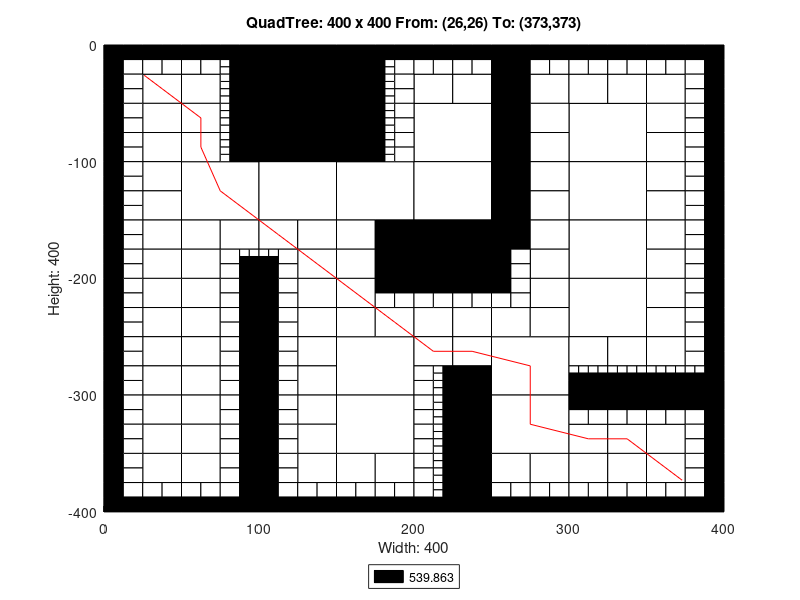

Source code (MATLAB):
axis([0 400 -400 0]);
title('QuadTree: 400 x 400 From: (26,26) To: (373,373)');
xlabel('Width: 400');
ylabel('Height: 400');
rectangle('Position',[100 -50 50 50], 'FaceColor',[0 0 0]);
rectangle('Position',[100 -100 50 50], 'FaceColor',[0 0 0]);
rectangle('Position',[50 -150 50 50], 'FaceColor',[1 1 1]);
rectangle('Position',[100 -150 50 50], 'FaceColor',[1 1 1]);
rectangle('Position',[150 -150 50 50], 'FaceColor',[1 1 1]);
rectangle('Position',[200 -100 50 50], 'FaceColor',[1 1 1]);
rectangle('Position',[300 -100 50 50], 'FaceColor',[1 1 1]);
rectangle('Position',[200 -150 50 50], 'FaceColor',[1 1 1]);
rectangle('Position',[200 -200 50 50], 'FaceColor',[0 0 0]);
rectangle('Position',[300 -150 50 50], 'FaceColor',[1 1 1]);
rectangle('Position',[300 -200 50 50], 'FaceColor',[1 1 1]);
rectangle('Position',[150 -300 50 50], 'FaceColor',[1 1 1]);
rectangle('Position',[150 -350 50 50], 'FaceColor',[1 1 1]);
rectangle('Position',[250 -300 50 50], 'FaceColor',[1 1 1]);
rectangle('Position',[300 -250 50 50], 'FaceColor',[1 1 1]);
rectangle('Position',[250 -350 50 50], 'FaceColor',[1 1 1]);
rectangle('Position',[25 -50 25 25], 'FaceColor',[1 1 1]);
rectangle('Position',[50 -50 25 25], 'FaceColor',[1 1 1]);
rectangle('Position',[25 -75 25 25], 'FaceColor',[1 1 1]);
rectangle('Position',[25 -100 25 25], 'FaceColor',[1 1 1]);
rectangle('Position',[50 -75 25 25], 'FaceColor',[1 1 1]);
rectangle('Position',[50 -100 25 25], 'FaceColor',[1 1 1]);
rectangle('Position',[150 -25 25 25], 'FaceColor',[0 0 0]);
rectangle('Position',[150 -50 25 25], 'FaceColor',[0 0 0]);
rectangle('Position',[150 -75 25 25], 'FaceColor',[0 0 0]);
rectangle('Position',[150 -100 25 25], 'FaceColor',[0 0 0]);
rectangle('Position',[25 -125 25 25], 'FaceColor',[1 1 1]);
rectangle('Position',[25 -150 25 25], 'FaceColor',[1 1 1]);
rectangle('Position',[25 -175 25 25], 'FaceColor',[1 1 1]);
rectangle('Position',[25 -200 25 25], 'FaceColor',[1 1 1]);
rectangle('Position',[50 -175 25 25], 'FaceColor',[1 1 1]);
rectangle('Position',[75 -175 25 25], 'FaceColor',[1 1 1]);
rectangle('Position',[50 -200 25 25], 'FaceColor',[1 1 1]);
rectangle('Position',[100 -175 25 25], 'FaceColor',[1 1 1]);
rectangle('Position',[125 -175 25 25], 'FaceColor',[1 1 1]);
rectangle('Position',[125 -200 25 25], 'FaceColor',[1 1 1]);
rectangle('Position',[150 -175 25 25], 'FaceColor',[1 1 1]);
rectangle('Position',[175 -175 25 25], 'FaceColor',[0 0 0]);
rectangle('Position',[150 -200 25 25], 'FaceColor',[1 1 1]);
rectangle('Position',[175 -200 25 25], 'FaceColor',[0 0 0]);
rectangle('Position',[200 -50 25 25], 'FaceColor',[1 1 1]);
rectangle('Position',[225 -50 25 25], 'FaceColor',[1 1 1]);
rectangle('Position',[250 -25 25 25], 'FaceColor',[0 0 0]);
rectangle('Position',[250 -50 25 25], 'FaceColor',[0 0 0]);
rectangle('Position',[275 -50 25 25], 'FaceColor',[1 1 1]);
rectangle('Position',[250 -75 25 25], 'FaceColor',[0 0 0]);
rectangle('Position',[275 -75 25 25], 'FaceColor',[1 1 1]);
rectangle('Position',[250 -100 25 25], 'FaceColor',[0 0 0]);
rectangle('Position',[275 -100 25 25], 'FaceColor',[1 1 1]);
rectangle('Position',[300 -50 25 25], 'FaceColor',[1 1 1]);
rectangle('Position',[325 -50 25 25], 'FaceColor',[1 1 1]);
rectangle('Position',[350 -50 25 25], 'FaceColor',[1 1 1]);
rectangle('Position',[350 -75 25 25], 'FaceColor',[1 1 1]);
rectangle('Position',[350 -100 25 25], 'FaceColor',[1 1 1]);
rectangle('Position',[250 -125 25 25], 'FaceColor',[0 0 0]);
rectangle('Position',[275 -125 25 25], 'FaceColor',[1 1 1]);
rectangle('Position',[250 -150 25 25], 'FaceColor',[0 0 0]);
rectangle('Position',[275 -150 25 25], 'FaceColor',[1 1 1]);
rectangle('Position',[250 -175 25 25], 'FaceColor',[0 0 0]);
rectangle('Position',[275 -175 25 25], 'FaceColor',[1 1 1]);
rectangle('Position',[275 -200 25 25], 'FaceColor',[1 1 1]);
rectangle('Position',[350 -125 25 25], 'FaceColor',[1 1 1]);
rectangle('Position',[350 -150 25 25], 'FaceColor',[1 1 1]);
rectangle('Position',[350 -175 25 25], 'FaceColor',[1 1 1]);
rectangle('Position',[350 -200 25 25], 'FaceColor',[1 1 1]);
rectangle('Position',[25 -225 25 25], 'FaceColor',[1 1 1]);
rectangle('Position',[25 -250 25 25], 'FaceColor',[1 1 1]);
rectangle('Position',[50 -225 25 25], 'FaceColor',[1 1 1]);
rectangle('Position',[50 -250 25 25], 'FaceColor',[1 1 1]);
rectangle('Position',[25 -275 25 25], 'FaceColor',[1 1 1]);
rectangle('Position',[25 -300 25 25], 'FaceColor',[1 1 1]);
rectangle('Position',[50 -275 25 25], 'FaceColor',[1 1 1]);
rectangle('Position',[50 -300 25 25], 'FaceColor',[1 1 1]);
rectangle('Position',[125 -225 25 25], 'FaceColor',[1 1 1]);
rectangle('Position',[125 -250 25 25], 'FaceColor',[1 1 1]);
rectangle('Position',[150 -225 25 25], 'FaceColor',[1 1 1]);
rectangle('Position',[150 -250 25 25], 'FaceColor',[1 1 1]);
rectangle('Position',[175 -250 25 25], 'FaceColor',[1 1 1]);
rectangle('Position',[125 -275 25 25], 'FaceColor',[1 1 1]);
rectangle('Position',[125 -300 25 25], 'FaceColor',[1 1 1]);
rectangle('Position',[25 -325 25 25], 'FaceColor',[1 1 1]);
rectangle('Position',[25 -350 25 25], 'FaceColor',[1 1 1]);
rectangle('Position',[50 -325 25 25], 'FaceColor',[1 1 1]);
rectangle('Position',[50 -350 25 25], 'FaceColor',[1 1 1]);
rectangle('Position',[25 -375 25 25], 'FaceColor',[1 1 1]);
rectangle('Position',[50 -375 25 25], 'FaceColor',[1 1 1]);
rectangle('Position',[125 -325 25 25], 'FaceColor',[1 1 1]);
rectangle('Position',[125 -350 25 25], 'FaceColor',[1 1 1]);
rectangle('Position',[125 -375 25 25], 'FaceColor',[1 1 1]);
rectangle('Position',[150 -375 25 25], 'FaceColor',[1 1 1]);
rectangle('Position',[175 -375 25 25], 'FaceColor',[1 1 1]);
rectangle('Position',[200 -250 25 25], 'FaceColor',[1 1 1]);
rectangle('Position',[225 -250 25 25], 'FaceColor',[1 1 1]);
rectangle('Position',[275 -225 25 25], 'FaceColor',[1 1 1]);
rectangle('Position',[250 -250 25 25], 'FaceColor',[1 1 1]);
rectangle('Position',[275 -250 25 25], 'FaceColor',[1 1 1]);
rectangle('Position',[200 -275 25 25], 'FaceColor',[1 1 1]);
rectangle('Position',[225 -275 25 25], 'FaceColor',[1 1 1]);
rectangle('Position',[225 -300 25 25], 'FaceColor',[0 0 0]);
rectangle('Position',[350 -225 25 25], 'FaceColor',[1 1 1]);
rectangle('Position',[350 -250 25 25], 'FaceColor',[1 1 1]);
rectangle('Position',[300 -275 25 25], 'FaceColor',[1 1 1]);
rectangle('Position',[325 -275 25 25], 'FaceColor',[1 1 1]);
rectangle('Position',[350 -275 25 25], 'FaceColor',[1 1 1]);
rectangle('Position',[225 -325 25 25], 'FaceColor',[0 0 0]);
rectangle('Position',[225 -350 25 25], 'FaceColor',[0 0 0]);
rectangle('Position',[225 -375 25 25], 'FaceColor',[0 0 0]);
rectangle('Position',[225 -400 25 25], 'FaceColor',[0 0 0]);
rectangle('Position',[250 -375 25 25], 'FaceColor',[1 1 1]);
rectangle('Position',[275 -375 25 25], 'FaceColor',[1 1 1]);
rectangle('Position',[300 -350 25 25], 'FaceColor',[1 1 1]);
rectangle('Position',[325 -350 25 25], 'FaceColor',[1 1 1]);
rectangle('Position',[350 -350 25 25], 'FaceColor',[1 1 1]);
rectangle('Position',[300 -375 25 25], 'FaceColor',[1 1 1]);
rectangle('Position',[325 -375 25 25], 'FaceColor',[1 1 1]);
rectangle('Position',[350 -375 25 25], 'FaceColor',[1 1 1]);
rectangle('Position',[0 -12.5 12.5 12.5], 'FaceColor',[0 0 0]);
rectangle('Position',[12.5 -12.5 12.5 12.5], 'FaceColor',[0 0 0]);
rectangle('Position',[0 -25 12.5 12.5], 'FaceColor',[0 0 0]);
rectangle('Position',[12.5 -25 12.5 12.5], 'FaceColor',[1 1 1]);
rectangle('Position',[25 -12.5 12.5 12.5], 'FaceColor',[0 0 0]);
rectangle('Position',[37.5 -12.5 12.5 12.5], 'FaceColor',[0 0 0]);
rectangle('Position',[25 -25 12.5 12.5], 'FaceColor',[1 1 1]);
rectangle('Position',[37.5 -25 12.5 12.5], 'FaceColor',[1 1 1]);
rectangle('Position',[0 -37.5 12.5 12.5], 'FaceColor',[0 0 0]);
rectangle('Position',[12.5 -37.5 12.5 12.5], 'FaceColor',[1 1 1]);
rectangle('Position',[0 -50 12.5 12.5], 'FaceColor',[0 0 0]);
rectangle('Position',[12.5 -50 12.5 12.5], 'FaceColor',[1 1 1]);
rectangle('Position',[50 -12.5 12.5 12.5], 'FaceColor',[0 0 0]);
rectangle('Position',[62.5 -12.5 12.5 12.5], 'FaceColor',[0 0 0]);
rectangle('Position',[50 -25 12.5 12.5], 'FaceColor',[1 1 1]);
rectangle('Position',[62.5 -25 12.5 12.5], 'FaceColor',[1 1 1]);
rectangle('Position',[75 -12.5 12.5 12.5], 'FaceColor',[0 0 0]);
rectangle('Position',[87.5 -12.5 12.5 12.5], 'FaceColor',[0 0 0]);
rectangle('Position',[87.5 -25 12.5 12.5], 'FaceColor',[0 0 0]);
rectangle('Position',[87.5 -37.5 12.5 12.5], 'FaceColor',[0 0 0]);
rectangle('Position',[87.5 -50 12.5 12.5], 'FaceColor',[0 0 0]);
rectangle('Position',[0 -62.5 12.5 12.5], 'FaceColor',[0 0 0]);
rectangle('Position',[12.5 -62.5 12.5 12.5], 'FaceColor',[1 1 1]);
rectangle('Position',[0 -75 12.5 12.5], 'FaceColor',[0 0 0]);
rectangle('Position',[12.5 -75 12.5 12.5], 'FaceColor',[1 1 1]);
rectangle('Position',[0 -87.5 12.5 12.5], 'FaceColor',[0 0 0]);
rectangle('Position',[12.5 -87.5 12.5 12.5], 'FaceColor',[1 1 1]);
rectangle('Position',[0 -100 12.5 12.5], 'FaceColor',[0 0 0]);
rectangle('Position',[12.5 -100 12.5 12.5], 'FaceColor',[1 1 1]);
rectangle('Position',[87.5 -62.5 12.5 12.5], 'FaceColor',[0 0 0]);
rectangle('Position',[87.5 -75 12.5 12.5], 'FaceColor',[0 0 0]);
rectangle('Position',[87.5 -87.5 12.5 12.5], 'FaceColor',[0 0 0]);
rectangle('Position',[87.5 -100 12.5 12.5], 'FaceColor',[0 0 0]);
rectangle('Position',[175 -12.5 12.5 12.5], 'FaceColor',[0 0 0]);
rectangle('Position',[187.5 -12.5 12.5 12.5], 'FaceColor',[0 0 0]);
rectangle('Position',[187.5 -25 12.5 12.5], 'FaceColor',[1 1 1]);
rectangle('Position',[187.5 -37.5 12.5 12.5], 'FaceColor',[1 1 1]);
rectangle('Position',[187.5 -50 12.5 12.5], 'FaceColor',[1 1 1]);
rectangle('Position',[187.5 -62.5 12.5 12.5], 'FaceColor',[1 1 1]);
rectangle('Position',[187.5 -75 12.5 12.5], 'FaceColor',[1 1 1]);
rectangle('Position',[187.5 -87.5 12.5 12.5], 'FaceColor',[1 1 1]);
rectangle('Position',[187.5 -100 12.5 12.5], 'FaceColor',[1 1 1]);
rectangle('Position',[0 -112.5 12.5 12.5], 'FaceColor',[0 0 0]);
rectangle('Position',[12.5 -112.5 12.5 12.5], 'FaceColor',[1 1 1]);
rectangle('Position',[0 -125 12.5 12.5], 'FaceColor',[0 0 0]);
rectangle('Position',[12.5 -125 12.5 12.5], 'FaceColor',[1 1 1]);
rectangle('Position',[0 -137.5 12.5 12.5], 'FaceColor',[0 0 0]);
rectangle('Position',[12.5 -137.5 12.5 12.5], 'FaceColor',[1 1 1]);
rectangle('Position',[0 -150 12.5 12.5], 'FaceColor',[0 0 0]);
rectangle('Position',[12.5 -150 12.5 12.5], 'FaceColor',[1 1 1]);
rectangle('Position',[0 -162.5 12.5 12.5], 'FaceColor',[0 0 0]);
rectangle('Position',[12.5 -162.5 12.5 12.5], 'FaceColor',[1 1 1]);
rectangle('Position',[0 -175 12.5 12.5], 'FaceColor',[0 0 0]);
rectangle('Position',[12.5 -175 12.5 12.5], 'FaceColor',[1 1 1]);
rectangle('Position',[0 -187.5 12.5 12.5], 'FaceColor',[0 0 0]);
rectangle('Position',[12.5 -187.5 12.5 12.5], 'FaceColor',[1 1 1]);
rectangle('Position',[0 -200 12.5 12.5], 'FaceColor',[0 0 0]);
rectangle('Position',[12.5 -200 12.5 12.5], 'FaceColor',[1 1 1]);
rectangle('Position',[75 -187.5 12.5 12.5], 'FaceColor',[1 1 1]);
rectangle('Position',[75 -200 12.5 12.5], 'FaceColor',[1 1 1]);
rectangle('Position',[87.5 -200 12.5 12.5], 'FaceColor',[0 0 0]);
rectangle('Position',[112.5 -187.5 12.5 12.5], 'FaceColor',[1 1 1]);
rectangle('Position',[100 -200 12.5 12.5], 'FaceColor',[0 0 0]);
rectangle('Position',[112.5 -200 12.5 12.5], 'FaceColor',[1 1 1]);
rectangle('Position',[200 -12.5 12.5 12.5], 'FaceColor',[0 0 0]);
rectangle('Position',[212.5 -12.5 12.5 12.5], 'FaceColor',[0 0 0]);
rectangle('Position',[200 -25 12.5 12.5], 'FaceColor',[1 1 1]);
rectangle('Position',[212.5 -25 12.5 12.5], 'FaceColor',[1 1 1]);
rectangle('Position',[225 -12.5 12.5 12.5], 'FaceColor',[0 0 0]);
rectangle('Position',[237.5 -12.5 12.5 12.5], 'FaceColor',[0 0 0]);
rectangle('Position',[225 -25 12.5 12.5], 'FaceColor',[1 1 1]);
rectangle('Position',[237.5 -25 12.5 12.5], 'FaceColor',[1 1 1]);
rectangle('Position',[275 -12.5 12.5 12.5], 'FaceColor',[0 0 0]);
rectangle('Position',[287.5 -12.5 12.5 12.5], 'FaceColor',[0 0 0]);
rectangle('Position',[275 -25 12.5 12.5], 'FaceColor',[1 1 1]);
rectangle('Position',[287.5 -25 12.5 12.5], 'FaceColor',[1 1 1]);
rectangle('Position',[300 -12.5 12.5 12.5], 'FaceColor',[0 0 0]);
rectangle('Position',[312.5 -12.5 12.5 12.5], 'FaceColor',[0 0 0]);
rectangle('Position',[300 -25 12.5 12.5], 'FaceColor',[1 1 1]);
rectangle('Position',[312.5 -25 12.5 12.5], 'FaceColor',[1 1 1]);
rectangle('Position',[325 -12.5 12.5 12.5], 'FaceColor',[0 0 0]);
rectangle('Position',[337.5 -12.5 12.5 12.5], 'FaceColor',[0 0 0]);
rectangle('Position',[325 -25 12.5 12.5], 'FaceColor',[1 1 1]);
rectangle('Position',[337.5 -25 12.5 12.5], 'FaceColor',[1 1 1]);
rectangle('Position',[350 -12.5 12.5 12.5], 'FaceColor',[0 0 0]);
rectangle('Position',[362.5 -12.5 12.5 12.5], 'FaceColor',[0 0 0]);
rectangle('Position',[350 -25 12.5 12.5], 'FaceColor',[1 1 1]);
rectangle('Position',[362.5 -25 12.5 12.5], 'FaceColor',[1 1 1]);
rectangle('Position',[375 -12.5 12.5 12.5], 'FaceColor',[0 0 0]);
rectangle('Position',[387.5 -12.5 12.5 12.5], 'FaceColor',[0 0 0]);
rectangle('Position',[375 -25 12.5 12.5], 'FaceColor',[1 1 1]);
rectangle('Position',[387.5 -25 12.5 12.5], 'FaceColor',[0 0 0]);
rectangle('Position',[375 -37.5 12.5 12.5], 'FaceColor',[1 1 1]);
rectangle('Position',[387.5 -37.5 12.5 12.5], 'FaceColor',[0 0 0]);
rectangle('Position',[375 -50 12.5 12.5], 'FaceColor',[1 1 1]);
rectangle('Position',[387.5 -50 12.5 12.5], 'FaceColor',[0 0 0]);
rectangle('Position',[375 -62.5 12.5 12.5], 'FaceColor',[1 1 1]);
rectangle('Position',[387.5 -62.5 12.5 12.5], 'FaceColor',[0 0 0]);
rectangle('Position',[375 -75 12.5 12.5], 'FaceColor',[1 1 1]);
rectangle('Position',[387.5 -75 12.5 12.5], 'FaceColor',[0 0 0]);
rectangle('Position',[375 -87.5 12.5 12.5], 'FaceColor',[1 1 1]);
rectangle('Position',[387.5 -87.5 12.5 12.5], 'FaceColor',[0 0 0]);
rectangle('Position',[375 -100 12.5 12.5], 'FaceColor',[1 1 1]);
rectangle('Position',[387.5 -100 12.5 12.5], 'FaceColor',[0 0 0]);
rectangle('Position',[250 -187.5 12.5 12.5], 'FaceColor',[0 0 0]);
rectangle('Position',[262.5 -187.5 12.5 12.5], 'FaceColor',[1 1 1]);
rectangle('Position',[250 -200 12.5 12.5], 'FaceColor',[0 0 0]);
rectangle('Position',[262.5 -200 12.5 12.5], 'FaceColor',[1 1 1]);
rectangle('Position',[375 -112.5 12.5 12.5], 'FaceColor',[1 1 1]);
rectangle('Position',[387.5 -112.5 12.5 12.5], 'FaceColor',[0 0 0]);
rectangle('Position',[375 -125 12.5 12.5], 'FaceColor',[1 1 1]);
rectangle('Position',[387.5 -125 12.5 12.5], 'FaceColor',[0 0 0]);
rectangle('Position',[375 -137.5 12.5 12.5], 'FaceColor',[1 1 1]);
rectangle('Position',[387.5 -137.5 12.5 12.5], 'FaceColor',[0 0 0]);
rectangle('Position',[375 -150 12.5 12.5], 'FaceColor',[1 1 1]);
rectangle('Position',[387.5 -150 12.5 12.5], 'FaceColor',[0 0 0]);
rectangle('Position',[375 -162.5 12.5 12.5], 'FaceColor',[1 1 1]);
rectangle('Position',[387.5 -162.5 12.5 12.5], 'FaceColor',[0 0 0]);
rectangle('Position',[375 -175 12.5 12.5], 'FaceColor',[1 1 1]);
rectangle('Position',[387.5 -175 12.5 12.5], 'FaceColor',[0 0 0]);
rectangle('Position',[375 -187.5 12.5 12.5], 'FaceColor',[1 1 1]);
rectangle('Position',[387.5 -187.5 12.5 12.5], 'FaceColor',[0 0 0]);
rectangle('Position',[375 -200 12.5 12.5], 'FaceColor',[1 1 1]);
rectangle('Position',[387.5 -200 12.5 12.5], 'FaceColor',[0 0 0]);
rectangle('Position',[0 -212.5 12.5 12.5], 'FaceColor',[0 0 0]);
rectangle('Position',[12.5 -212.5 12.5 12.5], 'FaceColor',[1 1 1]);
rectangle('Position',[0 -225 12.5 12.5], 'FaceColor',[0 0 0]);
rectangle('Position',[12.5 -225 12.5 12.5], 'FaceColor',[1 1 1]);
rectangle('Position',[0 -237.5 12.5 12.5], 'FaceColor',[0 0 0]);
rectangle('Position',[12.5 -237.5 12.5 12.5], 'FaceColor',[1 1 1]);
rectangle('Position',[0 -250 12.5 12.5], 'FaceColor',[0 0 0]);
rectangle('Position',[12.5 -250 12.5 12.5], 'FaceColor',[1 1 1]);
rectangle('Position',[75 -212.5 12.5 12.5], 'FaceColor',[1 1 1]);
rectangle('Position',[87.5 -212.5 12.5 12.5], 'FaceColor',[0 0 0]);
rectangle('Position',[75 -225 12.5 12.5], 'FaceColor',[1 1 1]);
rectangle('Position',[87.5 -225 12.5 12.5], 'FaceColor',[0 0 0]);
rectangle('Position',[75 -237.5 12.5 12.5], 'FaceColor',[1 1 1]);
rectangle('Position',[87.5 -237.5 12.5 12.5], 'FaceColor',[0 0 0]);
rectangle('Position',[75 -250 12.5 12.5], 'FaceColor',[1 1 1]);
rectangle('Position',[87.5 -250 12.5 12.5], 'FaceColor',[0 0 0]);
rectangle('Position',[0 -262.5 12.5 12.5], 'FaceColor',[0 0 0]);
rectangle('Position',[12.5 -262.5 12.5 12.5], 'FaceColor',[1 1 1]);
rectangle('Position',[0 -275 12.5 12.5], 'FaceColor',[0 0 0]);
rectangle('Position',[12.5 -275 12.5 12.5], 'FaceColor',[1 1 1]);
rectangle('Position',[0 -287.5 12.5 12.5], 'FaceColor',[0 0 0]);
rectangle('Position',[12.5 -287.5 12.5 12.5], 'FaceColor',[1 1 1]);
rectangle('Position',[0 -300 12.5 12.5], 'FaceColor',[0 0 0]);
rectangle('Position',[12.5 -300 12.5 12.5], 'FaceColor',[1 1 1]);
rectangle('Position',[75 -262.5 12.5 12.5], 'FaceColor',[1 1 1]);
rectangle('Position',[87.5 -262.5 12.5 12.5], 'FaceColor',[0 0 0]);
rectangle('Position',[75 -275 12.5 12.5], 'FaceColor',[1 1 1]);
rectangle('Position',[87.5 -275 12.5 12.5], 'FaceColor',[0 0 0]);
rectangle('Position',[75 -287.5 12.5 12.5], 'FaceColor',[1 1 1]);
rectangle('Position',[87.5 -287.5 12.5 12.5], 'FaceColor',[0 0 0]);
rectangle('Position',[75 -300 12.5 12.5], 'FaceColor',[1 1 1]);
rectangle('Position',[87.5 -300 12.5 12.5], 'FaceColor',[0 0 0]);
rectangle('Position',[100 -212.5 12.5 12.5], 'FaceColor',[0 0 0]);
rectangle('Position',[112.5 -212.5 12.5 12.5], 'FaceColor',[1 1 1]);
rectangle('Position',[100 -225 12.5 12.5], 'FaceColor',[0 0 0]);
rectangle('Position',[112.5 -225 12.5 12.5], 'FaceColor',[1 1 1]);
rectangle('Position',[100 -237.5 12.5 12.5], 'FaceColor',[0 0 0]);
rectangle('Position',[112.5 -237.5 12.5 12.5], 'FaceColor',[1 1 1]);
rectangle('Position',[100 -250 12.5 12.5], 'FaceColor',[0 0 0]);
rectangle('Position',[112.5 -250 12.5 12.5], 'FaceColor',[1 1 1]);
rectangle('Position',[175 -212.5 12.5 12.5], 'FaceColor',[0 0 0]);
rectangle('Position',[187.5 -212.5 12.5 12.5], 'FaceColor',[0 0 0]);
rectangle('Position',[175 -225 12.5 12.5], 'FaceColor',[1 1 1]);
rectangle('Position',[187.5 -225 12.5 12.5], 'FaceColor',[1 1 1]);
rectangle('Position',[100 -262.5 12.5 12.5], 'FaceColor',[0 0 0]);
rectangle('Position',[112.5 -262.5 12.5 12.5], 'FaceColor',[1 1 1]);
rectangle('Position',[100 -275 12.5 12.5], 'FaceColor',[0 0 0]);
rectangle('Position',[112.5 -275 12.5 12.5], 'FaceColor',[1 1 1]);
rectangle('Position',[100 -287.5 12.5 12.5], 'FaceColor',[0 0 0]);
rectangle('Position',[112.5 -287.5 12.5 12.5], 'FaceColor',[1 1 1]);
rectangle('Position',[100 -300 12.5 12.5], 'FaceColor',[0 0 0]);
rectangle('Position',[112.5 -300 12.5 12.5], 'FaceColor',[1 1 1]);
rectangle('Position',[0 -312.5 12.5 12.5], 'FaceColor',[0 0 0]);
rectangle('Position',[12.5 -312.5 12.5 12.5], 'FaceColor',[1 1 1]);
rectangle('Position',[0 -325 12.5 12.5], 'FaceColor',[0 0 0]);
rectangle('Position',[12.5 -325 12.5 12.5], 'FaceColor',[1 1 1]);
rectangle('Position',[0 -337.5 12.5 12.5], 'FaceColor',[0 0 0]);
rectangle('Position',[12.5 -337.5 12.5 12.5], 'FaceColor',[1 1 1]);
rectangle('Position',[0 -350 12.5 12.5], 'FaceColor',[0 0 0]);
rectangle('Position',[12.5 -350 12.5 12.5], 'FaceColor',[1 1 1]);
rectangle('Position',[75 -312.5 12.5 12.5], 'FaceColor',[1 1 1]);
rectangle('Position',[87.5 -312.5 12.5 12.5], 'FaceColor',[0 0 0]);
rectangle('Position',[75 -325 12.5 12.5], 'FaceColor',[1 1 1]);
rectangle('Position',[87.5 -325 12.5 12.5], 'FaceColor',[0 0 0]);
rectangle('Position',[75 -337.5 12.5 12.5], 'FaceColor',[1 1 1]);
rectangle('Position',[87.5 -337.5 12.5 12.5], 'FaceColor',[0 0 0]);
rectangle('Position',[75 -350 12.5 12.5], 'FaceColor',[1 1 1]);
rectangle('Position',[87.5 -350 12.5 12.5], 'FaceColor',[0 0 0]);
rectangle('Position',[0 -362.5 12.5 12.5], 'FaceColor',[0 0 0]);
rectangle('Position',[12.5 -362.5 12.5 12.5], 'FaceColor',[1 1 1]);
rectangle('Position',[0 -375 12.5 12.5], 'FaceColor',[0 0 0]);
rectangle('Position',[12.5 -375 12.5 12.5], 'FaceColor',[1 1 1]);
rectangle('Position',[0 -387.5 12.5 12.5], 'FaceColor',[0 0 0]);
rectangle('Position',[12.5 -387.5 12.5 12.5], 'FaceColor',[1 1 1]);
rectangle('Position',[0 -400 12.5 12.5], 'FaceColor',[0 0 0]);
rectangle('Position',[12.5 -400 12.5 12.5], 'FaceColor',[0 0 0]);
rectangle('Position',[25 -387.5 12.5 12.5], 'FaceColor',[1 1 1]);
rectangle('Position',[37.5 -387.5 12.5 12.5], 'FaceColor',[1 1 1]);
rectangle('Position',[25 -400 12.5 12.5], 'FaceColor',[0 0 0]);
rectangle('Position',[37.5 -400 12.5 12.5], 'FaceColor',[0 0 0]);
rectangle('Position',[75 -362.5 12.5 12.5], 'FaceColor',[1 1 1]);
rectangle('Position',[87.5 -362.5 12.5 12.5], 'FaceColor',[0 0 0]);
rectangle('Position',[75 -375 12.5 12.5], 'FaceColor',[1 1 1]);
rectangle('Position',[87.5 -375 12.5 12.5], 'FaceColor',[0 0 0]);
rectangle('Position',[50 -387.5 12.5 12.5], 'FaceColor',[1 1 1]);
rectangle('Position',[62.5 -387.5 12.5 12.5], 'FaceColor',[1 1 1]);
rectangle('Position',[50 -400 12.5 12.5], 'FaceColor',[0 0 0]);
rectangle('Position',[62.5 -400 12.5 12.5], 'FaceColor',[0 0 0]);
rectangle('Position',[75 -387.5 12.5 12.5], 'FaceColor',[1 1 1]);
rectangle('Position',[87.5 -387.5 12.5 12.5], 'FaceColor',[0 0 0]);
rectangle('Position',[75 -400 12.5 12.5], 'FaceColor',[0 0 0]);
rectangle('Position',[87.5 -400 12.5 12.5], 'FaceColor',[0 0 0]);
rectangle('Position',[100 -312.5 12.5 12.5], 'FaceColor',[0 0 0]);
rectangle('Position',[112.5 -312.5 12.5 12.5], 'FaceColor',[1 1 1]);
rectangle('Position',[100 -325 12.5 12.5], 'FaceColor',[0 0 0]);
rectangle('Position',[112.5 -325 12.5 12.5], 'FaceColor',[1 1 1]);
rectangle('Position',[100 -337.5 12.5 12.5], 'FaceColor',[0 0 0]);
rectangle('Position',[112.5 -337.5 12.5 12.5], 'FaceColor',[1 1 1]);
rectangle('Position',[100 -350 12.5 12.5], 'FaceColor',[0 0 0]);
rectangle('Position',[112.5 -350 12.5 12.5], 'FaceColor',[1 1 1]);
rectangle('Position',[100 -362.5 12.5 12.5], 'FaceColor',[0 0 0]);
rectangle('Position',[112.5 -362.5 12.5 12.5], 'FaceColor',[1 1 1]);
rectangle('Position',[100 -375 12.5 12.5], 'FaceColor',[0 0 0]);
rectangle('Position',[112.5 -375 12.5 12.5], 'FaceColor',[1 1 1]);
rectangle('Position',[100 -387.5 12.5 12.5], 'FaceColor',[0 0 0]);
rectangle('Position',[112.5 -387.5 12.5 12.5], 'FaceColor',[1 1 1]);
rectangle('Position',[100 -400 12.5 12.5], 'FaceColor',[0 0 0]);
rectangle('Position',[112.5 -400 12.5 12.5], 'FaceColor',[0 0 0]);
rectangle('Position',[125 -387.5 12.5 12.5], 'FaceColor',[1 1 1]);
rectangle('Position',[137.5 -387.5 12.5 12.5], 'FaceColor',[1 1 1]);
rectangle('Position',[125 -400 12.5 12.5], 'FaceColor',[0 0 0]);
rectangle('Position',[137.5 -400 12.5 12.5], 'FaceColor',[0 0 0]);
rectangle('Position',[150 -387.5 12.5 12.5], 'FaceColor',[1 1 1]);
rectangle('Position',[162.5 -387.5 12.5 12.5], 'FaceColor',[1 1 1]);
rectangle('Position',[150 -400 12.5 12.5], 'FaceColor',[0 0 0]);
rectangle('Position',[162.5 -400 12.5 12.5], 'FaceColor',[0 0 0]);
rectangle('Position',[175 -387.5 12.5 12.5], 'FaceColor',[1 1 1]);
rectangle('Position',[187.5 -387.5 12.5 12.5], 'FaceColor',[1 1 1]);
rectangle('Position',[175 -400 12.5 12.5], 'FaceColor',[0 0 0]);
rectangle('Position',[187.5 -400 12.5 12.5], 'FaceColor',[0 0 0]);
rectangle('Position',[200 -212.5 12.5 12.5], 'FaceColor',[0 0 0]);
rectangle('Position',[212.5 -212.5 12.5 12.5], 'FaceColor',[0 0 0]);
rectangle('Position',[200 -225 12.5 12.5], 'FaceColor',[1 1 1]);
rectangle('Position',[212.5 -225 12.5 12.5], 'FaceColor',[1 1 1]);
rectangle('Position',[225 -212.5 12.5 12.5], 'FaceColor',[0 0 0]);
rectangle('Position',[237.5 -212.5 12.5 12.5], 'FaceColor',[0 0 0]);
rectangle('Position',[225 -225 12.5 12.5], 'FaceColor',[1 1 1]);
rectangle('Position',[237.5 -225 12.5 12.5], 'FaceColor',[1 1 1]);
rectangle('Position',[250 -212.5 12.5 12.5], 'FaceColor',[0 0 0]);
rectangle('Position',[262.5 -212.5 12.5 12.5], 'FaceColor',[1 1 1]);
rectangle('Position',[250 -225 12.5 12.5], 'FaceColor',[1 1 1]);
rectangle('Position',[262.5 -225 12.5 12.5], 'FaceColor',[1 1 1]);
rectangle('Position',[200 -287.5 12.5 12.5], 'FaceColor',[1 1 1]);
rectangle('Position',[200 -300 12.5 12.5], 'FaceColor',[1 1 1]);
rectangle('Position',[375 -212.5 12.5 12.5], 'FaceColor',[1 1 1]);
rectangle('Position',[387.5 -212.5 12.5 12.5], 'FaceColor',[0 0 0]);
rectangle('Position',[375 -225 12.5 12.5], 'FaceColor',[1 1 1]);
rectangle('Position',[387.5 -225 12.5 12.5], 'FaceColor',[0 0 0]);
rectangle('Position',[375 -237.5 12.5 12.5], 'FaceColor',[1 1 1]);
rectangle('Position',[387.5 -237.5 12.5 12.5], 'FaceColor',[0 0 0]);
rectangle('Position',[375 -250 12.5 12.5], 'FaceColor',[1 1 1]);
rectangle('Position',[387.5 -250 12.5 12.5], 'FaceColor',[0 0 0]);
rectangle('Position',[300 -300 12.5 12.5], 'FaceColor',[0 0 0]);
rectangle('Position',[312.5 -300 12.5 12.5], 'FaceColor',[0 0 0]);
rectangle('Position',[325 -300 12.5 12.5], 'FaceColor',[0 0 0]);
rectangle('Position',[337.5 -300 12.5 12.5], 'FaceColor',[0 0 0]);
rectangle('Position',[375 -262.5 12.5 12.5], 'FaceColor',[1 1 1]);
rectangle('Position',[387.5 -262.5 12.5 12.5], 'FaceColor',[0 0 0]);
rectangle('Position',[375 -275 12.5 12.5], 'FaceColor',[1 1 1]);
rectangle('Position',[387.5 -275 12.5 12.5], 'FaceColor',[0 0 0]);
rectangle('Position',[350 -300 12.5 12.5], 'FaceColor',[0 0 0]);
rectangle('Position',[362.5 -300 12.5 12.5], 'FaceColor',[0 0 0]);
rectangle('Position',[387.5 -287.5 12.5 12.5], 'FaceColor',[0 0 0]);
rectangle('Position',[375 -300 12.5 12.5], 'FaceColor',[0 0 0]);
rectangle('Position',[387.5 -300 12.5 12.5], 'FaceColor',[0 0 0]);
rectangle('Position',[200 -312.5 12.5 12.5], 'FaceColor',[1 1 1]);
rectangle('Position',[200 -325 12.5 12.5], 'FaceColor',[1 1 1]);
rectangle('Position',[200 -337.5 12.5 12.5], 'FaceColor',[1 1 1]);
rectangle('Position',[200 -350 12.5 12.5], 'FaceColor',[1 1 1]);
rectangle('Position',[200 -362.5 12.5 12.5], 'FaceColor',[1 1 1]);
rectangle('Position',[200 -375 12.5 12.5], 'FaceColor',[1 1 1]);
rectangle('Position',[200 -387.5 12.5 12.5], 'FaceColor',[1 1 1]);
rectangle('Position',[200 -400 12.5 12.5], 'FaceColor',[0 0 0]);
rectangle('Position',[212.5 -400 12.5 12.5], 'FaceColor',[0 0 0]);
rectangle('Position',[250 -387.5 12.5 12.5], 'FaceColor',[1 1 1]);
rectangle('Position',[262.5 -387.5 12.5 12.5], 'FaceColor',[1 1 1]);
rectangle('Position',[250 -400 12.5 12.5], 'FaceColor',[0 0 0]);
rectangle('Position',[262.5 -400 12.5 12.5], 'FaceColor',[0 0 0]);
rectangle('Position',[275 -387.5 12.5 12.5], 'FaceColor',[1 1 1]);
rectangle('Position',[287.5 -387.5 12.5 12.5], 'FaceColor',[1 1 1]);
rectangle('Position',[275 -400 12.5 12.5], 'FaceColor',[0 0 0]);
rectangle('Position',[287.5 -400 12.5 12.5], 'FaceColor',[0 0 0]);
rectangle('Position',[300 -312.5 12.5 12.5], 'FaceColor',[0 0 0]);
rectangle('Position',[312.5 -312.5 12.5 12.5], 'FaceColor',[0 0 0]);
rectangle('Position',[300 -325 12.5 12.5], 'FaceColor',[1 1 1]);
rectangle('Position',[312.5 -325 12.5 12.5], 'FaceColor',[1 1 1]);
rectangle('Position',[325 -312.5 12.5 12.5], 'FaceColor',[0 0 0]);
rectangle('Position',[337.5 -312.5 12.5 12.5], 'FaceColor',[0 0 0]);
rectangle('Position',[325 -325 12.5 12.5], 'FaceColor',[1 1 1]);
rectangle('Position',[337.5 -325 12.5 12.5], 'FaceColor',[1 1 1]);
rectangle('Position',[350 -312.5 12.5 12.5], 'FaceColor',[0 0 0]);
rectangle('Position',[362.5 -312.5 12.5 12.5], 'FaceColor',[0 0 0]);
rectangle('Position',[350 -325 12.5 12.5], 'FaceColor',[1 1 1]);
rectangle('Position',[362.5 -325 12.5 12.5], 'FaceColor',[1 1 1]);
rectangle('Position',[375 -312.5 12.5 12.5], 'FaceColor',[0 0 0]);
rectangle('Position',[387.5 -312.5 12.5 12.5], 'FaceColor',[0 0 0]);
rectangle('Position',[375 -325 12.5 12.5], 'FaceColor',[1 1 1]);
rectangle('Position',[387.5 -325 12.5 12.5], 'FaceColor',[0 0 0]);
rectangle('Position',[375 -337.5 12.5 12.5], 'FaceColor',[1 1 1]);
rectangle('Position',[387.5 -337.5 12.5 12.5], 'FaceColor',[0 0 0]);
rectangle('Position',[375 -350 12.5 12.5], 'FaceColor',[1 1 1]);
rectangle('Position',[387.5 -350 12.5 12.5], 'FaceColor',[0 0 0]);
rectangle('Position',[300 -387.5 12.5 12.5], 'FaceColor',[1 1 1]);
rectangle('Position',[312.5 -387.5 12.5 12.5], 'FaceColor',[1 1 1]);
rectangle('Position',[300 -400 12.5 12.5], 'FaceColor',[0 0 0]);
rectangle('Position',[312.5 -400 12.5 12.5], 'FaceColor',[0 0 0]);
rectangle('Position',[325 -387.5 12.5 12.5], 'FaceColor',[1 1 1]);
rectangle('Position',[337.5 -387.5 12.5 12.5], 'FaceColor',[1 1 1]);
rectangle('Position',[325 -400 12.5 12.5], 'FaceColor',[0 0 0]);
rectangle('Position',[337.5 -400 12.5 12.5], 'FaceColor',[0 0 0]);
rectangle('Position',[375 -362.5 12.5 12.5], 'FaceColor',[1 1 1]);
rectangle('Position',[387.5 -362.5 12.5 12.5], 'FaceColor',[0 0 0]);
rectangle('Position',[375 -375 12.5 12.5], 'FaceColor',[1 1 1]);
rectangle('Position',[387.5 -375 12.5 12.5], 'FaceColor',[0 0 0]);
rectangle('Position',[350 -387.5 12.5 12.5], 'FaceColor',[1 1 1]);
rectangle('Position',[362.5 -387.5 12.5 12.5], 'FaceColor',[1 1 1]);
rectangle('Position',[350 -400 12.5 12.5], 'FaceColor',[0 0 0]);
rectangle('Position',[362.5 -400 12.5 12.5], 'FaceColor',[0 0 0]);
rectangle('Position',[375 -387.5 12.5 12.5], 'FaceColor',[1 1 1]);
rectangle('Position',[387.5 -387.5 12.5 12.5], 'FaceColor',[0 0 0]);
rectangle('Position',[375 -400 12.5 12.5], 'FaceColor',[0 0 0]);
rectangle('Position',[387.5 -400 12.5 12.5], 'FaceColor',[0 0 0]);
rectangle('Position',[75 -18.75 6.25 6.25], 'FaceColor',[1 1 1]);
rectangle('Position',[81.25 -18.75 6.25 6.25], 'FaceColor',[0 0 0]);
rectangle('Position',[75 -25 6.25 6.25], 'FaceColor',[1 1 1]);
rectangle('Position',[81.25 -25 6.25 6.25], 'FaceColor',[0 0 0]);
rectangle('Position',[75 -31.25 6.25 6.25], 'FaceColor',[1 1 1]);
rectangle('Position',[81.25 -31.25 6.25 6.25], 'FaceColor',[0 0 0]);
rectangle('Position',[75 -37.5 6.25 6.25], 'FaceColor',[1 1 1]);
rectangle('Position',[81.25 -37.5 6.25 6.25], 'FaceColor',[0 0 0]);
rectangle('Position',[75 -43.75 6.25 6.25], 'FaceColor',[1 1 1]);
rectangle('Position',[81.25 -43.75 6.25 6.25], 'FaceColor',[0 0 0]);
rectangle('Position',[75 -50 6.25 6.25], 'FaceColor',[1 1 1]);
rectangle('Position',[81.25 -50 6.25 6.25], 'FaceColor',[0 0 0]);
rectangle('Position',[75 -56.25 6.25 6.25], 'FaceColor',[1 1 1]);
rectangle('Position',[81.25 -56.25 6.25 6.25], 'FaceColor',[0 0 0]);
rectangle('Position',[75 -62.5 6.25 6.25], 'FaceColor',[1 1 1]);
rectangle('Position',[81.25 -62.5 6.25 6.25], 'FaceColor',[0 0 0]);
rectangle('Position',[75 -68.75 6.25 6.25], 'FaceColor',[1 1 1]);
rectangle('Position',[81.25 -68.75 6.25 6.25], 'FaceColor',[0 0 0]);
rectangle('Position',[75 -75 6.25 6.25], 'FaceColor',[1 1 1]);
rectangle('Position',[81.25 -75 6.25 6.25], 'FaceColor',[0 0 0]);
rectangle('Position',[75 -81.25 6.25 6.25], 'FaceColor',[1 1 1]);
rectangle('Position',[81.25 -81.25 6.25 6.25], 'FaceColor',[0 0 0]);
rectangle('Position',[75 -87.5 6.25 6.25], 'FaceColor',[1 1 1]);
rectangle('Position',[81.25 -87.5 6.25 6.25], 'FaceColor',[0 0 0]);
rectangle('Position',[75 -93.75 6.25 6.25], 'FaceColor',[1 1 1]);
rectangle('Position',[81.25 -93.75 6.25 6.25], 'FaceColor',[0 0 0]);
rectangle('Position',[75 -100 6.25 6.25], 'FaceColor',[1 1 1]);
rectangle('Position',[81.25 -100 6.25 6.25], 'FaceColor',[0 0 0]);
rectangle('Position',[175 -18.75 6.25 6.25], 'FaceColor',[0 0 0]);
rectangle('Position',[181.25 -18.75 6.25 6.25], 'FaceColor',[1 1 1]);
rectangle('Position',[175 -25 6.25 6.25], 'FaceColor',[0 0 0]);
rectangle('Position',[181.25 -25 6.25 6.25], 'FaceColor',[1 1 1]);
rectangle('Position',[175 -31.25 6.25 6.25], 'FaceColor',[0 0 0]);
rectangle('Position',[181.25 -31.25 6.25 6.25], 'FaceColor',[1 1 1]);
rectangle('Position',[175 -37.5 6.25 6.25], 'FaceColor',[0 0 0]);
rectangle('Position',[181.25 -37.5 6.25 6.25], 'FaceColor',[1 1 1]);
rectangle('Position',[175 -43.75 6.25 6.25], 'FaceColor',[0 0 0]);
rectangle('Position',[181.25 -43.75 6.25 6.25], 'FaceColor',[1 1 1]);
rectangle('Position',[175 -50 6.25 6.25], 'FaceColor',[0 0 0]);
rectangle('Position',[181.25 -50 6.25 6.25], 'FaceColor',[1 1 1]);
rectangle('Position',[175 -56.25 6.25 6.25], 'FaceColor',[0 0 0]);
rectangle('Position',[181.25 -56.25 6.25 6.25], 'FaceColor',[1 1 1]);
rectangle('Position',[175 -62.5 6.25 6.25], 'FaceColor',[0 0 0]);
rectangle('Position',[181.25 -62.5 6.25 6.25], 'FaceColor',[1 1 1]);
rectangle('Position',[175 -68.75 6.25 6.25], 'FaceColor',[0 0 0]);
rectangle('Position',[181.25 -68.75 6.25 6.25], 'FaceColor',[1 1 1]);
rectangle('Position',[175 -75 6.25 6.25], 'FaceColor',[0 0 0]);
rectangle('Position',[181.25 -75 6.25 6.25], 'FaceColor',[1 1 1]);
rectangle('Position',[175 -81.25 6.25 6.25], 'FaceColor',[0 0 0]);
rectangle('Position',[181.25 -81.25 6.25 6.25], 'FaceColor',[1 1 1]);
rectangle('Position',[175 -87.5 6.25 6.25], 'FaceColor',[0 0 0]);
rectangle('Position',[181.25 -87.5 6.25 6.25], 'FaceColor',[1 1 1]);
rectangle('Position',[175 -93.75 6.25 6.25], 'FaceColor',[0 0 0]);
rectangle('Position',[181.25 -93.75 6.25 6.25], 'FaceColor',[1 1 1]);
rectangle('Position',[175 -100 6.25 6.25], 'FaceColor',[0 0 0]);
rectangle('Position',[181.25 -100 6.25 6.25], 'FaceColor',[1 1 1]);
rectangle('Position',[87.5 -181.25 6.25 6.25], 'FaceColor',[1 1 1]);
rectangle('Position',[93.75 -181.25 6.25 6.25], 'FaceColor',[1 1 1]);
rectangle('Position',[87.5 -187.5 6.25 6.25], 'FaceColor',[0 0 0]);
rectangle('Position',[93.75 -187.5 6.25 6.25], 'FaceColor',[0 0 0]);
rectangle('Position',[100 -181.25 6.25 6.25], 'FaceColor',[1 1 1]);
rectangle('Position',[106.25 -181.25 6.25 6.25], 'FaceColor',[1 1 1]);
rectangle('Position',[100 -187.5 6.25 6.25], 'FaceColor',[0 0 0]);
rectangle('Position',[106.25 -187.5 6.25 6.25], 'FaceColor',[0 0 0]);
rectangle('Position',[212.5 -281.25 6.25 6.25], 'FaceColor',[1 1 1]);
rectangle('Position',[218.75 -281.25 6.25 6.25], 'FaceColor',[0 0 0]);
rectangle('Position',[212.5 -287.5 6.25 6.25], 'FaceColor',[1 1 1]);
rectangle('Position',[218.75 -287.5 6.25 6.25], 'FaceColor',[0 0 0]);
rectangle('Position',[212.5 -293.75 6.25 6.25], 'FaceColor',[1 1 1]);
rectangle('Position',[218.75 -293.75 6.25 6.25], 'FaceColor',[0 0 0]);
rectangle('Position',[212.5 -300 6.25 6.25], 'FaceColor',[1 1 1]);
rectangle('Position',[218.75 -300 6.25 6.25], 'FaceColor',[0 0 0]);
rectangle('Position',[300 -281.25 6.25 6.25], 'FaceColor',[1 1 1]);
rectangle('Position',[306.25 -281.25 6.25 6.25], 'FaceColor',[1 1 1]);
rectangle('Position',[300 -287.5 6.25 6.25], 'FaceColor',[0 0 0]);
rectangle('Position',[306.25 -287.5 6.25 6.25], 'FaceColor',[0 0 0]);
rectangle('Position',[312.5 -281.25 6.25 6.25], 'FaceColor',[1 1 1]);
rectangle('Position',[318.75 -281.25 6.25 6.25], 'FaceColor',[1 1 1]);
rectangle('Position',[312.5 -287.5 6.25 6.25], 'FaceColor',[0 0 0]);
rectangle('Position',[318.75 -287.5 6.25 6.25], 'FaceColor',[0 0 0]);
rectangle('Position',[325 -281.25 6.25 6.25], 'FaceColor',[1 1 1]);
rectangle('Position',[331.25 -281.25 6.25 6.25], 'FaceColor',[1 1 1]);
rectangle('Position',[325 -287.5 6.25 6.25], 'FaceColor',[0 0 0]);
rectangle('Position',[331.25 -287.5 6.25 6.25], 'FaceColor',[0 0 0]);
rectangle('Position',[337.5 -281.25 6.25 6.25], 'FaceColor',[1 1 1]);
rectangle('Position',[343.75 -281.25 6.25 6.25], 'FaceColor',[1 1 1]);
rectangle('Position',[337.5 -287.5 6.25 6.25], 'FaceColor',[0 0 0]);
rectangle('Position',[343.75 -287.5 6.25 6.25], 'FaceColor',[0 0 0]);
rectangle('Position',[350 -281.25 6.25 6.25], 'FaceColor',[1 1 1]);
rectangle('Position',[356.25 -281.25 6.25 6.25], 'FaceColor',[1 1 1]);
rectangle('Position',[350 -287.5 6.25 6.25], 'FaceColor',[0 0 0]);
rectangle('Position',[356.25 -287.5 6.25 6.25], 'FaceColor',[0 0 0]);
rectangle('Position',[362.5 -281.25 6.25 6.25], 'FaceColor',[1 1 1]);
rectangle('Position',[368.75 -281.25 6.25 6.25], 'FaceColor',[1 1 1]);
rectangle('Position',[362.5 -287.5 6.25 6.25], 'FaceColor',[0 0 0]);
rectangle('Position',[368.75 -287.5 6.25 6.25], 'FaceColor',[0 0 0]);
rectangle('Position',[375 -281.25 6.25 6.25], 'FaceColor',[1 1 1]);
rectangle('Position',[381.25 -281.25 6.25 6.25], 'FaceColor',[1 1 1]);
rectangle('Position',[375 -287.5 6.25 6.25], 'FaceColor',[0 0 0]);
rectangle('Position',[381.25 -287.5 6.25 6.25], 'FaceColor',[0 0 0]);
rectangle('Position',[212.5 -306.25 6.25 6.25], 'FaceColor',[1 1 1]);
rectangle('Position',[218.75 -306.25 6.25 6.25], 'FaceColor',[0 0 0]);
rectangle('Position',[212.5 -312.5 6.25 6.25], 'FaceColor',[1 1 1]);
rectangle('Position',[218.75 -312.5 6.25 6.25], 'FaceColor',[0 0 0]);
rectangle('Position',[212.5 -318.75 6.25 6.25], 'FaceColor',[1 1 1]);
rectangle('Position',[218.75 -318.75 6.25 6.25], 'FaceColor',[0 0 0]);
rectangle('Position',[212.5 -325 6.25 6.25], 'FaceColor',[1 1 1]);
rectangle('Position',[218.75 -325 6.25 6.25], 'FaceColor',[0 0 0]);
rectangle('Position',[212.5 -331.25 6.25 6.25], 'FaceColor',[1 1 1]);
rectangle('Position',[218.75 -331.25 6.25 6.25], 'FaceColor',[0 0 0]);
rectangle('Position',[212.5 -337.5 6.25 6.25], 'FaceColor',[1 1 1]);
rectangle('Position',[218.75 -337.5 6.25 6.25], 'FaceColor',[0 0 0]);
rectangle('Position',[212.5 -343.75 6.25 6.25], 'FaceColor',[1 1 1]);
rectangle('Position',[218.75 -343.75 6.25 6.25], 'FaceColor',[0 0 0]);
rectangle('Position',[212.5 -350 6.25 6.25], 'FaceColor',[1 1 1]);
rectangle('Position',[218.75 -350 6.25 6.25], 'FaceColor',[0 0 0]);
rectangle('Position',[212.5 -356.25 6.25 6.25], 'FaceColor',[1 1 1]);
rectangle('Position',[218.75 -356.25 6.25 6.25], 'FaceColor',[0 0 0]);
rectangle('Position',[212.5 -362.5 6.25 6.25], 'FaceColor',[1 1 1]);
rectangle('Position',[218.75 -362.5 6.25 6.25], 'FaceColor',[0 0 0]);
rectangle('Position',[212.5 -368.75 6.25 6.25], 'FaceColor',[1 1 1]);
rectangle('Position',[218.75 -368.75 6.25 6.25], 'FaceColor',[0 0 0]);
rectangle('Position',[212.5 -375 6.25 6.25], 'FaceColor',[1 1 1]);
rectangle('Position',[218.75 -375 6.25 6.25], 'FaceColor',[0 0 0]);
rectangle('Position',[212.5 -381.25 6.25 6.25], 'FaceColor',[1 1 1]);
rectangle('Position',[218.75 -381.25 6.25 6.25], 'FaceColor',[0 0 0]);
rectangle('Position',[212.5 -387.5 6.25 6.25], 'FaceColor',[1 1 1]);
rectangle('Position',[218.75 -387.5 6.25 6.25], 'FaceColor',[0 0 0]);
X=[373,362.5,337.5,312.5,275,275,237.5,212.5,187.5,162.5,137.5,112.5,75,62.5,62.5,37.5,26];
Y=[-373,-362.5,-337.5,-337.5,-325,-275,-262.5,-262.5,-237.5,-212.5,-187.5,-162.5,-125,-87.5,-62.5,-37.5,-26];
hold on;
plot(X,Y,'r');
legend('539.863','Location','southoutside');
